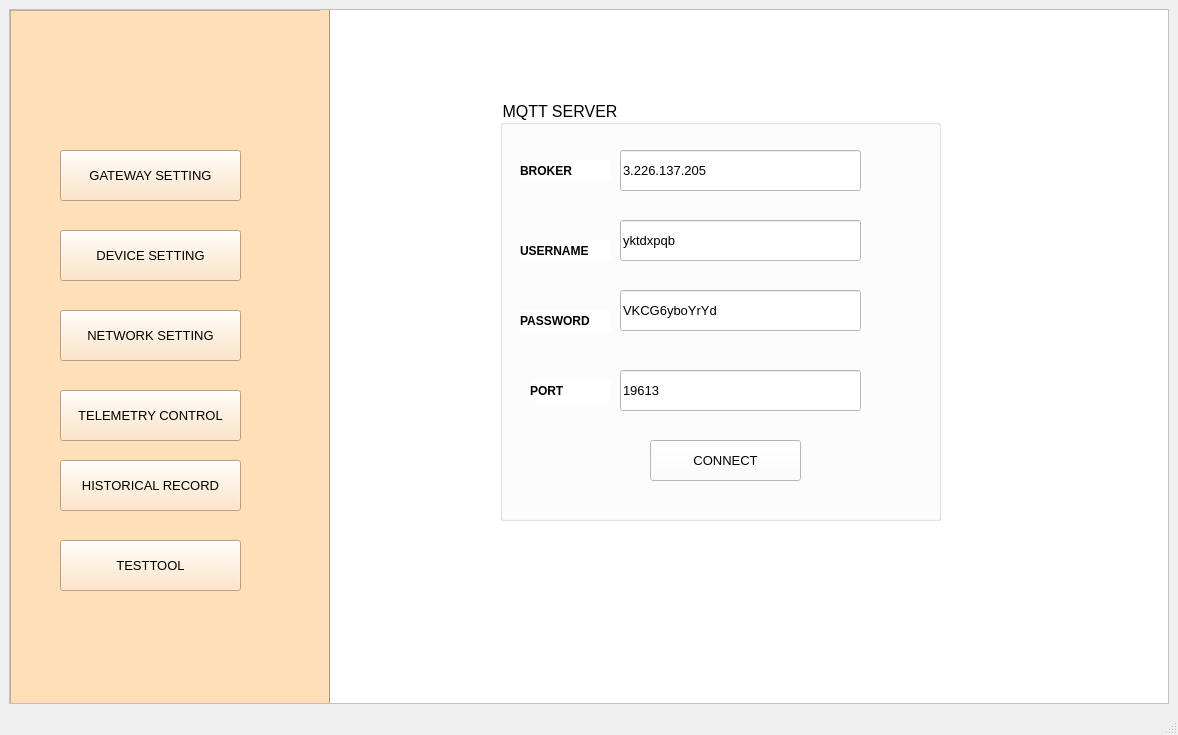
<?xml version="1.0" encoding="UTF-8"?>
<ui version="4.0">
 <class>toolLogin</class>
 <widget class="QMainWindow" name="toolLogin">
  <property name="geometry">
   <rect>
    <x>0</x>
    <y>0</y>
    <width>1178</width>
    <height>735</height>
   </rect>
  </property>
  <property name="windowTitle">
   <string>TEST TOOL</string>
  </property>
  <widget class="QWidget" name="centralwidget">
   <layout class="QVBoxLayout" name="verticalLayout">
    <item>
     <widget class="QScrollArea" name="scrollArea">
      <property name="styleSheet">
       <string notr="true">background-color:rgb(255, 248, 254)
</string>
      </property>
      <property name="widgetResizable">
       <bool>true</bool>
      </property>
      <widget class="QWidget" name="scrollAreaWidgetContents">
       <property name="geometry">
        <rect>
         <x>0</x>
         <y>0</y>
         <width>1154</width>
         <height>660</height>
        </rect>
       </property>
       <widget class="QFrame" name="list">
        <property name="geometry">
         <rect>
          <x>0</x>
          <y>0</y>
          <width>321</width>
          <height>761</height>
         </rect>
        </property>
        <property name="styleSheet">
         <string notr="true">background-color:rgb(255, 223, 183)</string>
        </property>
        <property name="frameShape">
         <enum>QFrame::StyledPanel</enum>
        </property>
        <property name="frameShadow">
         <enum>QFrame::Raised</enum>
        </property>
        <widget class="QPushButton" name="networksetting">
         <property name="geometry">
          <rect>
           <x>50</x>
           <y>300</y>
           <width>181</width>
           <height>51</height>
          </rect>
         </property>
         <property name="font">
          <font>
           <family>Segoe UI</family>
           <pointsize>10</pointsize>
          </font>
         </property>
         <property name="text">
          <string>NETWORK SETTING</string>
         </property>
        </widget>
        <widget class="QPushButton" name="gatewaysetting">
         <property name="geometry">
          <rect>
           <x>50</x>
           <y>140</y>
           <width>181</width>
           <height>51</height>
          </rect>
         </property>
         <property name="font">
          <font>
           <pointsize>10</pointsize>
          </font>
         </property>
         <property name="text">
          <string>GATEWAY SETTING</string>
         </property>
        </widget>
        <widget class="QPushButton" name="devicesetting">
         <property name="geometry">
          <rect>
           <x>50</x>
           <y>220</y>
           <width>181</width>
           <height>51</height>
          </rect>
         </property>
         <property name="font">
          <font>
           <pointsize>10</pointsize>
          </font>
         </property>
         <property name="text">
          <string>DEVICE SETTING</string>
         </property>
        </widget>
        <widget class="QPushButton" name="historical">
         <property name="geometry">
          <rect>
           <x>50</x>
           <y>450</y>
           <width>181</width>
           <height>51</height>
          </rect>
         </property>
         <property name="font">
          <font>
           <pointsize>10</pointsize>
          </font>
         </property>
         <property name="text">
          <string>HISTORICAL RECORD</string>
         </property>
        </widget>
        <widget class="Line" name="line">
         <property name="geometry">
          <rect>
           <x>310</x>
           <y>0</y>
           <width>20</width>
           <height>761</height>
          </rect>
         </property>
         <property name="font">
          <font>
           <weight>50</weight>
           <bold>false</bold>
          </font>
         </property>
         <property name="orientation">
          <enum>Qt::Vertical</enum>
         </property>
        </widget>
        <widget class="QPushButton" name="testtool">
         <property name="geometry">
          <rect>
           <x>50</x>
           <y>530</y>
           <width>181</width>
           <height>51</height>
          </rect>
         </property>
         <property name="font">
          <font>
           <pointsize>10</pointsize>
          </font>
         </property>
         <property name="text">
          <string>TESTTOOL</string>
         </property>
        </widget>
        <widget class="QPushButton" name="telemetrycontrol">
         <property name="geometry">
          <rect>
           <x>50</x>
           <y>380</y>
           <width>181</width>
           <height>51</height>
          </rect>
         </property>
         <property name="font">
          <font>
           <pointsize>10</pointsize>
          </font>
         </property>
         <property name="text">
          <string>TELEMETRY CONTROL</string>
         </property>
        </widget>
        <zorder>gatewaysetting</zorder>
        <zorder>devicesetting</zorder>
        <zorder>historical</zorder>
        <zorder>line</zorder>
        <zorder>networksetting</zorder>
        <zorder>testtool</zorder>
        <zorder>telemetrycontrol</zorder>
       </widget>
       <widget class="QFrame" name="seial_workspace">
        <property name="geometry">
         <rect>
          <x>320</x>
          <y>0</y>
          <width>1001</width>
          <height>761</height>
         </rect>
        </property>
        <property name="styleSheet">
         <string notr="true">background-color:rgb(255, 255, 255)</string>
        </property>
        <widget class="QGroupBox" name="groupBox_2">
         <property name="geometry">
          <rect>
           <x>170</x>
           <y>90</y>
           <width>441</width>
           <height>421</height>
          </rect>
         </property>
         <property name="font">
          <font>
           <pointsize>12</pointsize>
           <underline>false</underline>
          </font>
         </property>
         <property name="title">
          <string>MQTT SERVER</string>
         </property>
         <widget class="QLabel" name="label_23">
          <property name="geometry">
           <rect>
            <x>20</x>
            <y>60</y>
            <width>91</width>
            <height>21</height>
           </rect>
          </property>
          <property name="font">
           <font>
            <pointsize>9</pointsize>
            <weight>75</weight>
            <bold>true</bold>
           </font>
          </property>
          <property name="text">
           <string>BROKER</string>
          </property>
         </widget>
         <widget class="QLabel" name="label_24">
          <property name="geometry">
           <rect>
            <x>20</x>
            <y>140</y>
            <width>91</width>
            <height>21</height>
           </rect>
          </property>
          <property name="font">
           <font>
            <pointsize>9</pointsize>
            <weight>75</weight>
            <bold>true</bold>
           </font>
          </property>
          <property name="text">
           <string>USERNAME</string>
          </property>
         </widget>
         <widget class="QLabel" name="label_25">
          <property name="geometry">
           <rect>
            <x>20</x>
            <y>210</y>
            <width>91</width>
            <height>21</height>
           </rect>
          </property>
          <property name="font">
           <font>
            <pointsize>9</pointsize>
            <weight>75</weight>
            <bold>true</bold>
           </font>
          </property>
          <property name="text">
           <string>PASSWORD</string>
          </property>
         </widget>
         <widget class="QLabel" name="label_26">
          <property name="geometry">
           <rect>
            <x>30</x>
            <y>280</y>
            <width>81</width>
            <height>21</height>
           </rect>
          </property>
          <property name="font">
           <font>
            <pointsize>9</pointsize>
            <weight>75</weight>
            <bold>true</bold>
           </font>
          </property>
          <property name="text">
           <string>PORT</string>
          </property>
         </widget>
         <widget class="QPushButton" name="connect">
          <property name="geometry">
           <rect>
            <x>150</x>
            <y>340</y>
            <width>151</width>
            <height>41</height>
           </rect>
          </property>
          <property name="font">
           <font>
            <pointsize>10</pointsize>
           </font>
          </property>
          <property name="text">
           <string>CONNECT</string>
          </property>
         </widget>
         <widget class="QLineEdit" name="broker">
          <property name="geometry">
           <rect>
            <x>120</x>
            <y>50</y>
            <width>241</width>
            <height>41</height>
           </rect>
          </property>
          <property name="font">
           <font>
            <pointsize>10</pointsize>
           </font>
          </property>
          <property name="text">
           <string>3.226.137.205</string>
          </property>
         </widget>
         <widget class="QLineEdit" name="username">
          <property name="geometry">
           <rect>
            <x>120</x>
            <y>120</y>
            <width>241</width>
            <height>41</height>
           </rect>
          </property>
          <property name="font">
           <font>
            <pointsize>10</pointsize>
           </font>
          </property>
          <property name="text">
           <string>yktdxpqb</string>
          </property>
         </widget>
         <widget class="QLineEdit" name="password">
          <property name="geometry">
           <rect>
            <x>120</x>
            <y>190</y>
            <width>241</width>
            <height>41</height>
           </rect>
          </property>
          <property name="font">
           <font>
            <pointsize>10</pointsize>
           </font>
          </property>
          <property name="text">
           <string>VKCG6yboYrYd</string>
          </property>
         </widget>
         <widget class="QLineEdit" name="port">
          <property name="geometry">
           <rect>
            <x>120</x>
            <y>270</y>
            <width>241</width>
            <height>41</height>
           </rect>
          </property>
          <property name="font">
           <font>
            <pointsize>10</pointsize>
           </font>
          </property>
          <property name="text">
           <string>19613</string>
          </property>
         </widget>
        </widget>
       </widget>
      </widget>
     </widget>
    </item>
   </layout>
  </widget>
  <widget class="QStatusBar" name="statusbar"/>
  <widget class="QMenuBar" name="menubar">
   <property name="geometry">
    <rect>
     <x>0</x>
     <y>0</y>
     <width>1178</width>
     <height>26</height>
    </rect>
   </property>
  </widget>
 </widget>
 <resources/>
 <connections/>
</ui>
